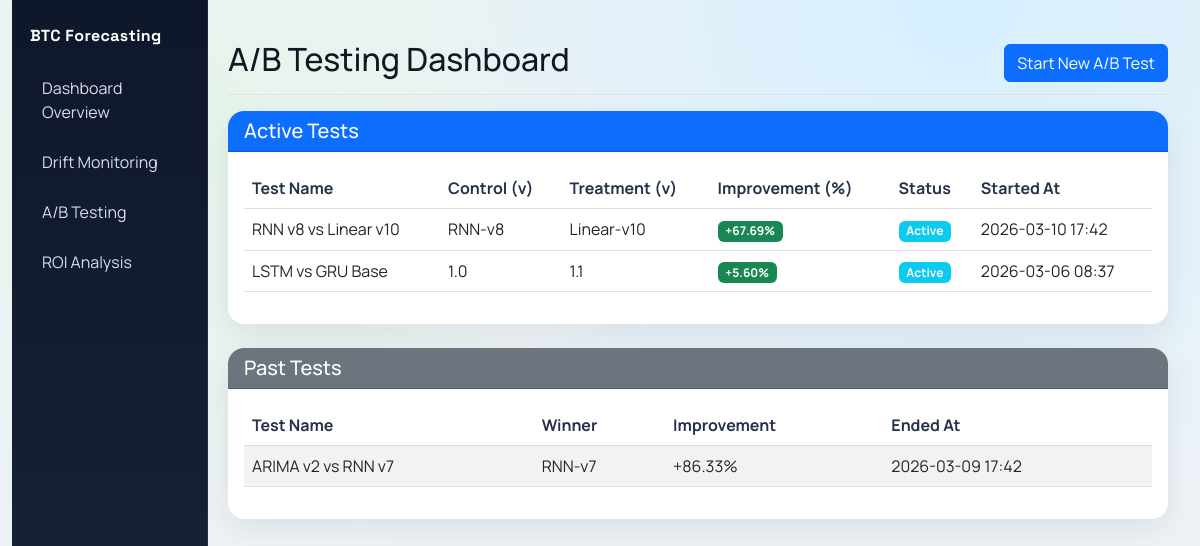
Page /ab-testing/ on the committed database.
### ab_testing/models.py (models this page shows, shortened)
class ABTestRun(models.Model):
    STATUS_ACTIVE = "Active"
    STATUS_COMPLETED = "Completed"
    STATUS_CANCELLED = "Cancelled"
    STATUS_CHOICES = [
        (STATUS_ACTIVE, "Active"),
        (STATUS_COMPLETED, "Completed"),
        (STATUS_CANCELLED, "Cancelled"),
    ]
    test_name = models.CharField(max_length=100)
    control_model_version = models.CharField(max_length=20)
    treatment_model_version = models.CharField(max_length=20)
    control_mse = models.FloatField()
    treatment_mse = models.FloatField()
    improvement_pct = models.FloatField(default=0.0)
    start_date = models.DateTimeField(auto_now_add=True)
    end_date = models.DateTimeField(null=True, blank=True)
    status = models.CharField(max_length=20, choices=STATUS_CHOICES, default=STATUS_ACTIVE)
    winner_model_version = models.CharField(max_length=20, blank=True, default="")
    def recalculate_improvement(self):
        if self.control_mse and self.control_mse > 0:
            self.improvement_pct = ((self.control_mse - self.treatment_mse) / self.control_mse) * 100.0
        else:
            self.improvement_pct = 0.0

### ab_testing/views.py (the view)
# urls.py: path('', views.ab_testing_index, name='ab_testing_index'),
def ab_testing_index(request):
    _refresh_ab_tests()
    active_tests = ABTestRun.objects.filter(status=ABTestRun.STATUS_ACTIVE).order_by("-start_date")
    past_tests = ABTestRun.objects.exclude(status=ABTestRun.STATUS_ACTIVE).order_by("-end_date", "-start_date")
    context = {
        'active_tests': active_tests,
        'past_tests': past_tests,
    }
    return render(request, 'dashboard/ab_testing_index.html', context)

### templates/dashboard/ab_testing_index.html
{% extends "base.html" %}
{% block content %}
<div class="d-flex justify-content-between flex-wrap flex-md-nowrap align-items-center pt-3 pb-2 mb-3 border-bottom">
    <h1 class="h2">A/B Testing Dashboard</h1>
    <button class="btn btn-primary">Start New A/B Test</button>
</div>
<div class="card mb-4">
    <div class="card-header bg-primary text-white">
        <h5 class="card-title mb-0">Active Tests</h5>
    </div>
    <div class="card-body">
        <div class="table-responsive">
            <table class="table table-hover">
                <thead>
                    <tr>
                        <th>Test Name</th>
                        <th>Control (v)</th>
                        <th>Treatment (v)</th>
                        <th>Improvement (%)</th>
                        <th>Status</th>
                        <th>Started At</th>
                    </tr>
                </thead>
                <tbody>
                    {% for test in active_tests %}
                    <tr>
                        <td>{{ test.test_name }}</td>
                        <td>{{ test.control_model_version }}</td>
                        <td>{{ test.treatment_model_version }}</td>
                        <td>
                            {% if test.improvement_pct >= 0 %}
                            <span class="badge bg-success">+{{ test.improvement_pct|floatformat:2 }}%</span>
                            {% else %}
                            <span class="badge bg-danger">{{ test.improvement_pct|floatformat:2 }}%</span>
                            {% endif %}
                        </td>
                        <td><span class="badge bg-info">{{ test.status }}</span></td>
                        <td>{{ test.start_date|date:"Y-m-d H:i" }}</td>
                    </tr>
                    {% empty %}
                    <tr>
                        <td colspan="6" class="text-center">No active A/B tests found.</td>
                    </tr>
                    {% endfor %}
                </tbody>
            </table>
        </div>
    </div>
</div>
<div class="card">
    <div class="card-header bg-secondary text-white">
        <h5 class="card-title mb-0">Past Tests</h5>
    </div>
    <div class="card-body">
        <table class="table table-striped">
            <thead>
                <tr>
                    <th>Test Name</th>
                    <th>Winner</th>
                    <th>Improvement</th>
                    <th>Ended At</th>
                </tr>
            </thead>
            <tbody>
                {% for test in past_tests %}
                <tr>
                    <td>{{ test.test_name }}</td>
                    <td>{{ test.winner_model_version|default:test.treatment_model_version }}</td>
                    <td>
                        {% if test.improvement_pct >= 0 %}
                        +{{ test.improvement_pct|floatformat:2 }}%
                        {% else %}
                        {{ test.improvement_pct|floatformat:2 }}%
                        {% endif %}
                    </td>
                    <td>{{ test.end_date|default:test.start_date|date:"Y-m-d H:i" }}</td>
                </tr>
                {% empty %}
                <tr>
                    <td colspan="4" class="text-center">No past A/B tests found.</td>
                </tr>
                {% endfor %}
            </tbody>
        </table>
    </div>
</div>
{% endblock %}

### templates/base.html (shortened to what this page needs)
<!DOCTYPE html>
<html lang="en">
<head>
    <link href="https://cdn.jsdelivr.net/npm/bootstrap@5.3.0/dist/css/bootstrap.min.css" rel="stylesheet" />
</head>
<body>
    <div class="container-fluid">
        <div class="row g-0">
            <nav class="col-12 col-md-2 sidebar">
                <div class="brand">BTC Forecasting</div>
                <a href="/">Dashboard Overview</a>
                <a href="/monitoring/">Drift Monitoring</a>
                <a href="/ab-testing/">A/B Testing</a>
                <a href="/roi/">ROI Analysis</a>
            </nav>
            <main class="col-12 col-md-10 main-shell">
                {% block content %}{% endblock %}
            </main>
        </div>
    </div>
</body>
</html>

### templates/base.html (style rules this page uses)
:root { --bg: #eef2f7; --panel: #ffffff; --text: #131722; --muted: #5d6b82; --line: #d7dfeb; --nav-bg: #0f172a; --nav-text: #d6deee; --nav-active: #ffffff; --card-a: #155eef; --card-b: #0f8fda; --card-c: #119669; --shadow: 0 10px 30px rgba(11, 22, 44, 0.08); --radius-lg: 16px; --radius-md: 12px; }
* { box-sizing: border-box; }
body { margin: 0; font-family: "Manrope", sans-serif; background: radial-gradient(circle at 80% 0%, #d6f0ff 0%, rgba(214, 240, 255, 0) 45%), radial-gradient(circle at 15% 15%, #e6f4ea 0%, rgba(230, 244, 234, 0) 40%), var(--bg); color: var(--text); }
.sidebar { min-height: 100vh; background: linear-gradient(180deg, #0f172a 0%, #18243d 100%); padding: 24px 18px; border-right: 1px solid rgba(255, 255, 255, 0.08); }
.brand { font-family: "Space Grotesk", sans-serif; font-weight: 700; letter-spacing: 0.4px; color: #fff; margin-bottom: 18px; }
.sidebar a { display: block; color: var(--nav-text); text-decoration: none; padding: 10px 12px; border-radius: 10px; margin-bottom: 6px; transition: transform 0.2s ease, background 0.2s ease, color 0.2s ease; }
.main-shell { padding: 24px 20px 28px; }
.card { border: none; border-radius: var(--radius-lg); box-shadow: var(--shadow); overflow: hidden; }
.table thead th { border-bottom: 1px solid var(--line); color: #25324a; font-weight: 700; }
.table tbody tr { transition: background 0.16s ease; }

### rows in the picture
ABTestRun: test_name "RNN v8 vs Linear v10", control_model_version "RNN-v8", treatment_model_version "Linear-v10", improvement_pct "67.69", status "Active", start_date "2026-03-10 17:42"
ABTestRun: test_name "LSTM vs GRU Base", control_model_version "1.0", treatment_model_version "1.1", improvement_pct "5.60", status "Active", start_date "2026-03-06 08:37"
ABTestRun: test_name "ARIMA v2 vs RNN v7", winner_model_version "RNN-v7", improvement_pct "86.33", end_date "2026-03-09 17:42"
